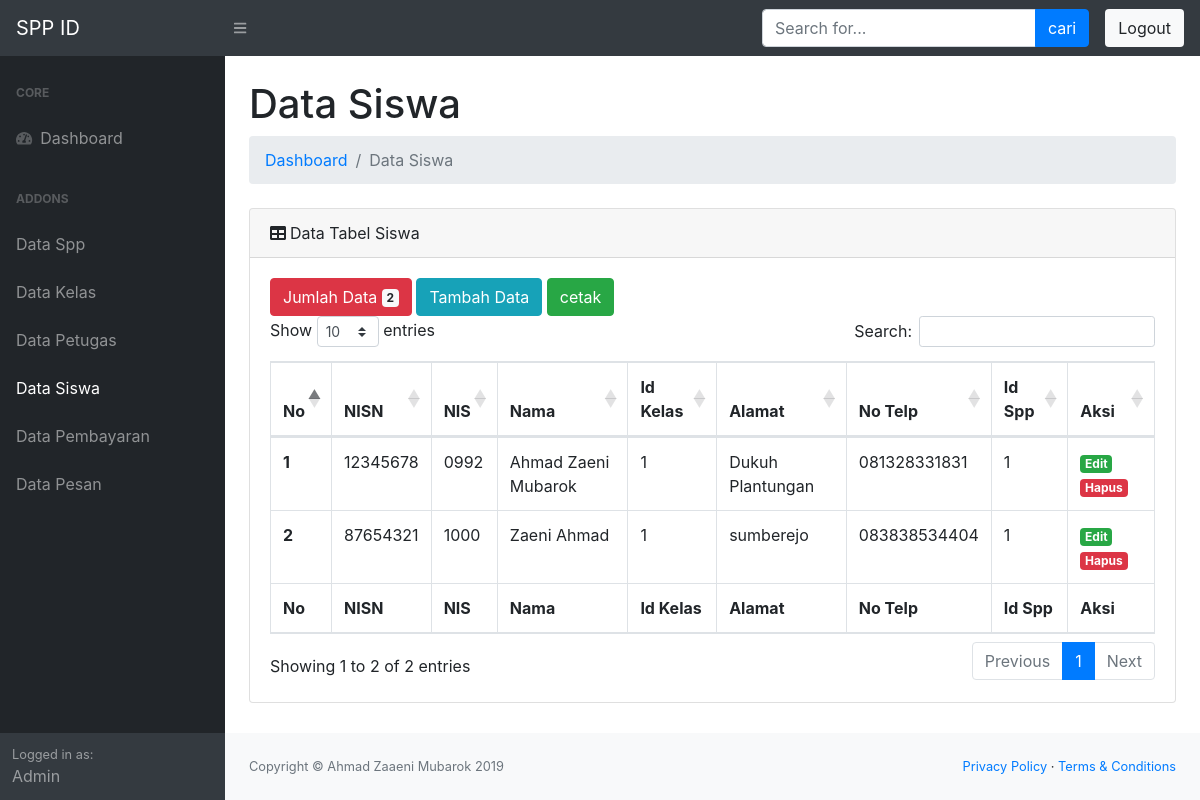
Screenshot of /dist/layout.php?page=siswa (signed in) with the database file from the repository.
### tables this page shows
CREATE TABLE `siswa` (
  `nisn` char(10) NOT NULL,
  `nis` char(8) NOT NULL,
  `nama` varchar(35) NOT NULL,
  `id_kelas` int(11) NOT NULL,
  `alamat` text NOT NULL,
  `no_telp` varchar(13) NOT NULL,
  `id_spp` int(11) NOT NULL
);

### dist/koneksi.php (called while the page is built, shortened)
<?php
$db = mysqli_connect("localhost", "root", "", "spp");
function show($table, $where = null) {
	global $db;
	$command = "SELECT * FROM $table";
	$query = mysqli_query($db, $command) or die ($db->error);
	$row = array();
	while ($rows = mysqli_fetch_array($query, MYSQLI_BOTH)) {
		$row[] = $rows;
	}
	return $row;
}

### dist/siswa.php (the view, shortened to what this page needs)
<div class="container-fluid">
    <h1 class="mt-4">Data Siswa</h1>
    <ol class="breadcrumb mb-4">
        <li class="breadcrumb-item"><a href="?page=index">Dashboard</a></li>
        <li class="breadcrumb-item active">Data Siswa</li>
    </ol>
    <div class="card mb-4">
        <div class="card-header"><i class="fas fa-table mr-1"></i>Data Tabel Siswa</div>
        <div class="card-body">
            <?php
            $query = mysqli_query ($db,'SELECT *FROM siswa');
            $jumlah =mysqli_num_rows($query);
            ?>
              <button class="btn btn-danger">Jumlah Data <span class="badge badge-light"> <?php echo $jumlah; ?></span></button>
        <a class="btn btn-info" href="?page=tambahsiswa" >
            <span class="glyphicon glyphicon-plus">Tambah Data </span>
        </a>
        <button class="btn btn-success" name="cetak" id="cetak">cetak</button>
            <div class="table-responsive">
                <table class="table table-bordered" id="dataTable" width="100%" cellspacing="0">
                    <thead>
                        <tr>
                            <th>No</th>
                            <th>NISN</th>
                            <th>NIS</th>
                            <th>Nama</th>
                            <th>Id Kelas</th>
                            <th>Alamat</th>
                            <th>No Telp</th>
                            <th>Id Spp</th>
                            <th>Aksi</th>
                        </tr>
                    </thead>
                    <tfoot>
                        <tr>
                            <th>No</th>
                            <th>NISN</th>
                            <th>NIS</th>
                            <th>Nama</th>
                            <th>Id Kelas</th>
                            <th>Alamat</th>
                            <th>No Telp</th>
                            <th>Id Spp</th>
                            <th>Aksi</th>
                        </tr>
                    </tfoot>
                    <tbody>
                       <?php
                        $count = 0;
                        $row = show("siswa");
                        if ($row == false) {
                            ?>
                            <tr>
                                <td colspan="9" align="center">data kosong</td>
                            </tr>
                            <?php
                        } else {
                        foreach ($row as $data) {
                        $count++;
                        ?>
                        <tr>
                            <th><?php echo $count; ?></th>
                            <td><?php echo $data['nisn']; ?></td>
                            <td><?php echo $data['nis']; ?></td>
                            <td><?php echo $data['nama']; ?></td>
                            <td><?php echo $data['id_kelas']; ?></td>
                            <td><?php echo $data['alamat']; ?></td>
                            <td><?php echo $data['no_telp']; ?></td>
                            <td><?php echo $data['id_spp']; ?></td>
                            <td>
                                <a class="badge badge-success" href="?page=editsiswa&nisn=<?php echo $data['nisn']; ?>">Edit</a>
                                <a onclick="return confirm('Yakin ingin menghapus data ini??');" class="badge badge-danger" href="?page=hapussiswa&nisn=<?php echo $data['nisn']; ?>">Hapus</a>
                            </td>
                        </tr>
                        <?php } } ?>
                    </tbody>
                </table>
            </div>
        </div>
    </div>
</div>

### dist/layout.php (shortened to what this page needs)
<?php
include 'koneksi.php';
if (@$_SESSION['admin']) {
?>
<!DOCTYPE html>
<html lang="en">
    <head>
        <link href="css/styles.css" rel="stylesheet" />
        <link rel="stylesheet" type="text/css" href="css/icon.css">
        <link href="https://cdn.datatables.net/1.10.20/css/dataTables.bootstrap4.min.css" rel="stylesheet" />
    </head>
    <body class="sb-nav-fixed">
        <nav class="sb-topnav navbar navbar-expand navbar-dark bg-dark">
            <a class="navbar-brand" href="#">SPP ID</a><button class="btn btn-link btn-sm order-1 order-lg-0" id="sidebarToggle" href="#"><i class="fas fa-bars"></i></button
            >
            <form class="d-none d-md-inline-block form-inline ml-auto mr-0 mr-md-3 my-2 my-md-0">
                <div class="input-group">
                    <input class="form-control" type="text" placeholder="Search for..." aria-label="Search" aria-describedby="basic-addon2" />
                    <div class="input-group-append">
                        <button class="btn btn-primary" type="button">cari</button>
                    </div>
                </div>
            </form>
            <a class="btn bg-light" href="logout.php">Logout</a>
        </nav>
        <div id="layoutSidenav">
            <div id="layoutSidenav_nav">
                <nav class="sb-sidenav accordion sb-sidenav-dark" id="sidenavAccordion">
                    <div class="sb-sidenav-menu">
                        <div class="nav">
                            <div class="sb-sidenav-menu-heading">Core</div>
                            <a class="nav-link" href="?page=index"
                                ><div class="sb-nav-link-icon"><i class="fas fa-tachometer-alt"></i></div>
                                Dashboard</a>
                            <div class="sb-sidenav-menu-heading">Addons</div>
                            <a class="nav-link" href="?page=spp">Data Spp</a>
                            <a class="nav-link" href="?page=kelas">Data Kelas</a>
                            <a class="nav-link" href="?page=petugas">Data Petugas</a>
                            <a class="nav-link" href="?page=siswa">Data Siswa</a>
                            <a class="nav-link" href="?page=pembayaran">Data Pembayaran</a>
                            <a class="nav-link" href="?page=pesan">Data Pesan</a>
                        </div>
                    </div>
                    <div class="sb-sidenav-footer">
                        <div class="small">Logged in as:</div>
                        Admin
                    </div>
                </nav>
            </div>
            <div id="layoutSidenav_content">
                <main>
                    <?php
                        $page=@$_GET['page'];
                        if ($page=="index") {
                            include 'index.php';
                        } else if ($page=="spp") {
                            include 'spp.php';
                        } else if ($page=="kelas") {
                            include 'kelas.php';
                        } else if ($page=="petugas") {
                            include 'petugas.php';
                        } else if ($page=="siswa") {
                            include 'siswa.php';
                        } else if ($page=="pembayaran") {
                            include 'pembayaran.php';
                        } else if ($page=="pesan") {
                            include 'pesan.php';
                        }
                    ?>
                </main>
                <footer class="py-4 bg-light mt-auto">
                    <div class="container-fluid">
                        <div class="d-flex align-items-center justify-content-between small">
                            <div class="text-muted">Copyright &copy; Ahmad Zaaeni Mubarok 2019</div>
                            <div>
                                <a href="#">Privacy Policy</a>
                                &middot;
                                <a href="#">Terms &amp; Conditions</a>
                            </div>
                        </div>
                    </div>
                </footer>
            </div>
        </div>
    </body>
</html>
<?php
} else {
    header('location: login.php');
}
?>

### rows the page displays
siswa: nisn "12345678", nis "0992", nama "Ahmad Zaeni Mubarok", id_kelas "1", alamat "Dukuh Plantungan", no_telp "081328331831", id_spp "1"
siswa: nisn "87654321", nis "1000", nama "Zaeni Ahmad", id_kelas "1", alamat "sumberejo", no_telp "083838534404", id_spp "1"

### other values shown
$jumlah "2"
